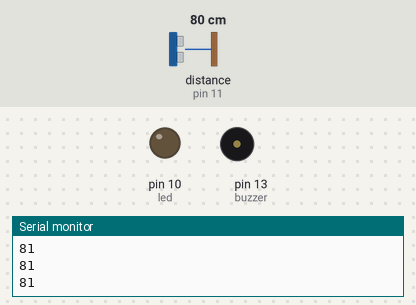
Bench run of a sketch on a simulated Teensy 3. Parts: output pins drawn as LEDs (lit = HIGH), buzzer (waves = sounding), the last lines printed to the serial monitor. Dashed ring = blinking. The inputs (shaded band) are chosen by the test bench; at power-on: distance to the obstacle (sensor on pin 11) 80 cm. The echo pulse lasts 58.3 µs per cm.

Above: at 1.2 s.
1.3 s: distance to the obstacle (sensor on pin 11) set to 11 cm
2.8 s: distance to the obstacle (sensor on pin 11) set to 8 cm
At 3.01 s:
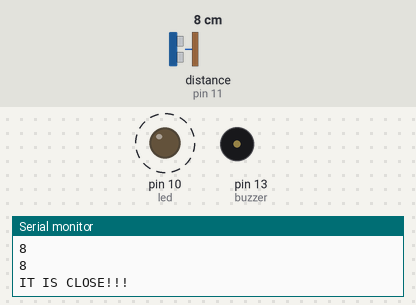
5.8 s: distance to the obstacle (sensor on pin 11) set to 18 cm
At 5.8 s:
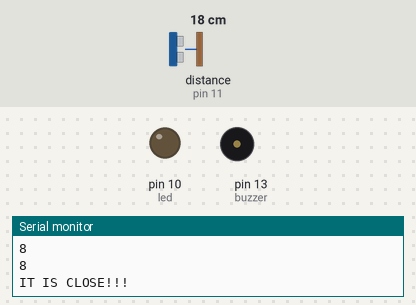
7.3 s: distance to the obstacle (sensor on pin 11) set to 9 cm
At 7.63 s:
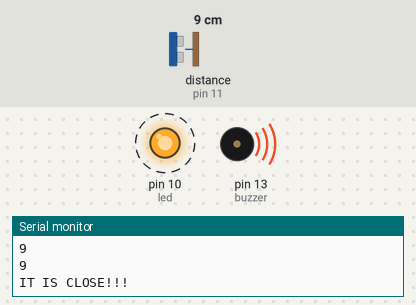
Timing chart, 0 to 11.3 s (numbered marks = the images above; inputs shaded):
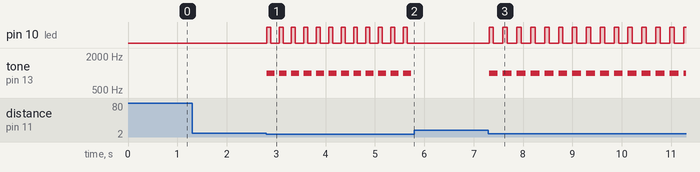

The sketch:

program4.ino
```cpp
#include "NewPing.h"
#include "TimerFreeTone.h"

#define TRIGGER_PIN 12
#define ECHO_PIN 11
#define MAX_DISTANCE 200

const int led = 10;
const int buzzer = 13;

NewPing sonar(TRIGGER_PIN, ECHO_PIN, MAX_DISTANCE);

void setup() {
  pinMode(led, OUTPUT);
  pinMode(buzzer, OUTPUT);
  Serial.begin(9600);
}

void loop() {
  int distance = sonar.ping_cm();
  Serial.println(distance);

  int buzzerdelay = distance*10;

  if (distance != 0) {
    Serial.println(distance);
    if (distance < 10 && distance != 0) {
      Serial.println("IT IS CLOSE!!!");
      digitalWrite(led, HIGH);
      TimerFreeTone(buzzer, 1000, buzzerdelay);
      digitalWrite(led, LOW);
      TimerFreeTone(buzzer, 1000, buzzerdelay);
      delay(buzzerdelay);
    }
  }
  delay(10);
}
```

Measured:
- the behaviour switches between 10 and 9 cm on distance to the obstacle (sensor on pin 11) (found by bisection; images 0 and 1)
- after the input at 2.8 s, pin 10 (led): alternates HIGH for 0.08 s and LOW for 0.17 s, starting at once; tone on pin 13 (buzzer): alternates 1000 Hz for 0.16 s and silent for 0.09 s, starting at once
- after the input at 5.8 s, pin 10 (led): stops changing and stays LOW; tone on pin 13 (buzzer): stops changing and stays silent
- after the input at 7.3 s, pin 10 (led): alternates HIGH for 0.09 s and LOW for 0.19 s, starting at once; tone on pin 13 (buzzer): alternates 1000 Hz for 0.18 s and silent for 0.10 s, starting at once
